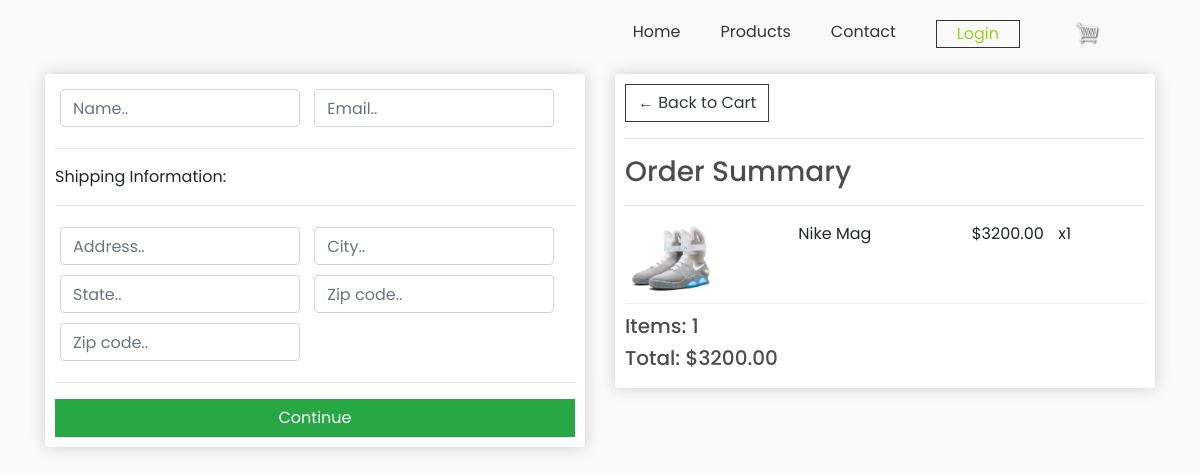
The app's page /checkout/ (signed in) with its own data.
### shoestore/models.py (models this page shows, shortened)
class OrderItem(models.Model):
	product = models.ForeignKey(Product, on_delete=models.SET_NULL, null=True)
	order = models.ForeignKey(Order, on_delete=models.SET_NULL, null=True)
	quantity = models.IntegerField(default=0, null=True, blank=True)
	date_added = models.DateTimeField(auto_now_add=True)
	@property
	def get_total(self):
		total = self.product.price * self.quantity
		return total

class Product(models.Model):
	name = models.CharField(max_length=200)
	price = models.FloatField()
	digital = models.BooleanField(default=False,null=True, blank=True)
	image = models.ImageField(null=True, blank=True)
	@property #allows us to access things as attributes
	def imageURL(self):
		try:
			url = self.image.url
		except:
			url = ''
		return url

class Order(models.Model):
	customer = models.ForeignKey(Customer, on_delete=models.SET_NULL, null=True, blank=True)
	date_ordered = models.DateTimeField(auto_now_add=True)
	complete = models.BooleanField(default=False)
	transaction_id = models.CharField(max_length=100, null=True)
	@property
	def shipping(self):
		shipping = False
		orderitems = self.orderitem_set.all()
		for i in orderitems:
			if i.product.digital == False:
				shipping = True
		return shipping
	@property
	def get_cart_total(self):
		orderitems = self.orderitem_set.all()
		total = sum([item.get_total for item in orderitems])
		return total
	@property
	def get_cart_items(self):
		orderitems = self.orderitem_set.all()
		total = sum([item.quantity for item in orderitems])
		return total

### shoestore/views.py (the view)
# urls.py: path('checkout/', views.checkout, name='checkout'),
def checkout(request):
    data = cartData(request)
    cartItems = data['cartItems']
    order = data['order']
    items = data['items']
    context = {'items':items, 'order':order, 'cartItems':cartItems}
    return render(request, 'store/checkout.html', context)

### shoestore/utils.py (called while the page is built)
def cartData(request):
	if request.user.is_authenticated:
		customer = request.user.customer
		order, created = Order.objects.get_or_create(customer=customer, complete=False)
		items = order.orderitem_set.all()
		cartItems = order.get_cart_items
	else:
		cookieData = cookieCart(request)
		cartItems = cookieData['cartItems']
		order = cookieData['order']
		items = cookieData['items']
	return {'cartItems':cartItems ,'order':order, 'items':items}

### shoestore/templates/store/checkout.html (shortened to what this page needs)
{% load static %}
{% block content %}
<head>
	<link rel="stylesheet" href="https://stackpath.bootstrapcdn.com/bootstrap/4.4.1/css/bootstrap.min.css">
    <link rel="stylesheet" type="text/css" href="{% static 'css/main.css' %}">
	<link rel="stylesheet" href="{% static 'css/style.css' %}">
	<link rel="stylesheet" href="https://use.fontawesome.com/releases/v5.11.2/css/all.css">
	<link rel="stylesheet" href="{% static 'css/style.css' %}">
</head>
<header>
	<ul class="navigation">
		<li><a href="{% url 'home' %}">Home</a></li>
		<li><a href="{% url 'store' %}">Products</a></li>
		<li><a href="{% url 'contact' %}">Contact</a></li>
		<li><a href="#" style="padding: 1px 20px;
			border: 1px solid #333; color: #96d11b;">Login</a></li>
		<li><a href="{% url 'cart' %}">
			<img  id="cart-icon" src="{% static 'images/cart.png' %}">
		</a></li>
	</ul>
</header>
     <div class="row">
		<div class="col-lg-6">
			<div class="box-element" id="form-wrapper">
				<form id="form">
					<div id="user-info">
						<div class="form-field">
							<input required class="form-control" type="text" name="name" placeholder="Name..">
						</div>
						<div class="form-field">
							<input required class="form-control" type="email" name="email" placeholder="Email..">
						</div>
					</div>
					<div id="shipping-info">
						<hr>
						<p>Shipping Information:</p>
						<hr>
						<div class="form-field">
							<input class="form-control" type="text" name="address" placeholder="Address..">
						</div>
						<div class="form-field">
							<input class="form-control" type="text" name="city" placeholder="City..">
						</div>
						<div class="form-field">
							<input class="form-control" type="text" name="state" placeholder="State..">
						</div>
						<div class="form-field">
							<input class="form-control" type="text" name="zipcode" placeholder="Zip code..">
						</div>
						<div class="form-field">
							<input class="form-control" type="text" name="country" placeholder="Zip code..">
						</div>
					</div>
					<hr>
					<input id="form-button" class="btn btn-success btn-block" type="submit" value="Continue">
				</form>
			</div>
			<br>
		</div>
		<div class="col-lg-6">
			<div class="box-element">
				<a  class="btn btn-outline-dark" href="{% url 'cart' %}">&#x2190; Back to Cart</a>
				<hr>
				<h3>Order Summary</h3>
				<hr>
				{% for item in items %}
				<div class="cart-row">
					<div style="flex:2"><img class="row-image" src="{{item.product.imageURL}}"></div>
					<div style="flex:2"><p>{{item.product.name}}</p></div>
					<div style="flex:1"><p>${{item.product.price|floatformat:2}}</p></div>
					<div style="flex:1"><p>x{{item.quantity}}</p></div>
				</div>
				{% endfor %}
				<h5>Items:   {{order.get_cart_items}}</h5>
				<h5>Total:   ${{order.get_cart_total|floatformat:2}}</h5>
			</div>
		</div>
	</div>
{% endblock content %}

### static/css/main.css (style rules this page uses)
h1,h2,h3,h4,h5,h6 { color:hsl(0, 0%, 30%); }
.box-element { box-shadow:hsl(0, 0%, 80%) 0 0 16px; background-color: #fff; border-radius: 4px; padding: 10px; }
#cart-icon { width:25px; display: inline-block; margin-left: 15px; }
.col-lg-4, .col-lg-6, .col-lg-8, .col-lg-12 { margin-top: 10px; }
.btn { border-radius: 0; }
.row-image { width: 100px; }
.form-field { width:250px; display: inline-block; padding: 5px; }
.cart-row { display: flex; align-items: flex-stretch; padding-bottom: 10px; margin-bottom: 10px; border-bottom: 1px solid #ececec; }

### static/css/style.css (style rules this page uses)
* { margin: 0; padding: 0; box-sizing: border-box; font-family: 'Poppins', sans-serif; }
header { position: absolute; top: 0; left: 0; width: 100%; padding: 20px 100px; display: flex; justify-content: space-between; align-items: center; }
header ul { position: relative; display: flex; }
header ul li { list-style: none; }
header ul li a { display: inline-block; color: #333; font-weight: 400; margin-left: 40px; text-decoration: none; }

### records on screen
OrderItem: product.imageURL (picture), product.name "Nike Mag", product.price "3200.00", quantity "1"
Order: get_cart_items "1", get_cart_total "3200.00"
